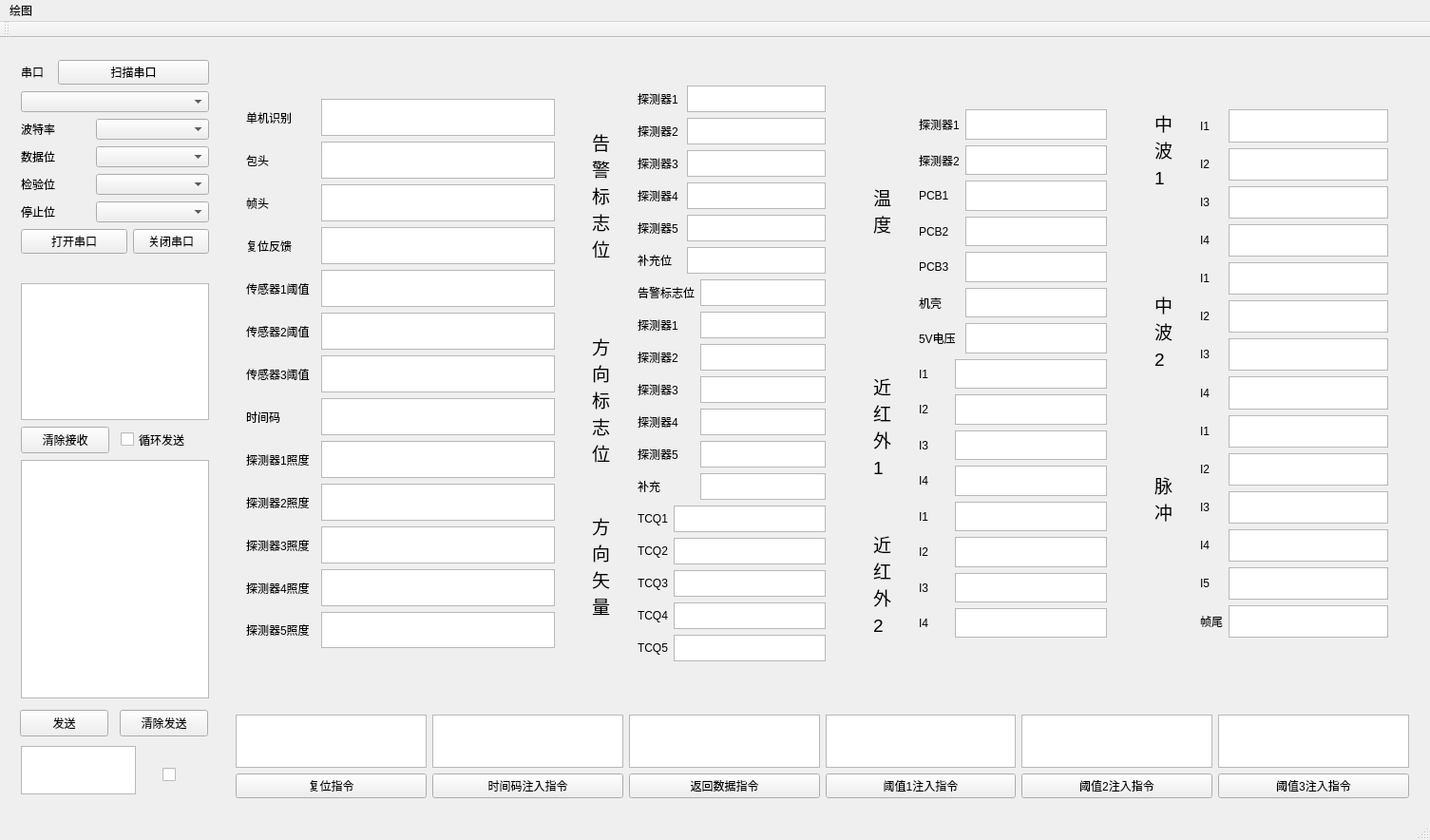
<?xml version="1.0" encoding="UTF-8"?>
<ui version="4.0">
 <class>MainWindow</class>
 <widget class="QMainWindow" name="MainWindow">
  <property name="geometry">
   <rect>
    <x>0</x>
    <y>0</y>
    <width>1505</width>
    <height>884</height>
   </rect>
  </property>
  <property name="maximumSize">
   <size>
    <width>16777215</width>
    <height>16777215</height>
   </size>
  </property>
  <property name="windowTitle">
   <string>MainWindow</string>
  </property>
  <widget class="QWidget" name="centralWidget">
   <layout class="QGridLayout" name="gridLayout_6">
    <item row="0" column="1" rowspan="2">
     <widget class="QWidget" name="dataDisplay" native="true">
      <property name="minimumSize">
       <size>
        <width>1200</width>
        <height>680</height>
       </size>
      </property>
      <property name="maximumSize">
       <size>
        <width>2000</width>
        <height>880</height>
       </size>
      </property>
      <layout class="QHBoxLayout" name="horizontalLayout_4">
       <item>
        <widget class="QWidget" name="widget_34" native="true">
         <property name="maximumSize">
          <size>
           <width>400</width>
           <height>600</height>
          </size>
         </property>
         <layout class="QGridLayout" name="gridLayout_3">
          <item row="0" column="0">
           <widget class="QLabel" name="label_7">
            <property name="text">
             <string>单机识别</string>
            </property>
           </widget>
          </item>
          <item row="1" column="0">
           <widget class="QLabel" name="label_8">
            <property name="text">
             <string>包头</string>
            </property>
           </widget>
          </item>
          <item row="1" column="2">
           <widget class="QTextBrowser" name="textBrowser_2"/>
          </item>
          <item row="2" column="0">
           <widget class="QLabel" name="label_9">
            <property name="text">
             <string>帧头</string>
            </property>
           </widget>
          </item>
          <item row="2" column="2">
           <widget class="QTextBrowser" name="textBrowser_3"/>
          </item>
          <item row="3" column="0">
           <widget class="QLabel" name="label_10">
            <property name="text">
             <string>复位反馈</string>
            </property>
           </widget>
          </item>
          <item row="3" column="2">
           <widget class="QTextBrowser" name="textBrowser_4"/>
          </item>
          <item row="4" column="0">
           <widget class="QLabel" name="label_11">
            <property name="text">
             <string>传感器1阈值</string>
            </property>
           </widget>
          </item>
          <item row="4" column="2">
           <widget class="QTextBrowser" name="textBrowser_5"/>
          </item>
          <item row="5" column="0">
           <widget class="QLabel" name="label_12">
            <property name="text">
             <string>传感器2阈值</string>
            </property>
           </widget>
          </item>
          <item row="5" column="2">
           <widget class="QTextBrowser" name="textBrowser_6"/>
          </item>
          <item row="6" column="0">
           <widget class="QLabel" name="label_13">
            <property name="text">
             <string>传感器3阈值</string>
            </property>
           </widget>
          </item>
          <item row="6" column="2">
           <widget class="QTextBrowser" name="textBrowser_7"/>
          </item>
          <item row="7" column="0">
           <widget class="QLabel" name="label_14">
            <property name="text">
             <string>时间码</string>
            </property>
           </widget>
          </item>
          <item row="7" column="2">
           <widget class="QTextBrowser" name="textBrowser_8"/>
          </item>
          <item row="8" column="0" colspan="2">
           <widget class="QLabel" name="label_15">
            <property name="text">
             <string>探测器1照度</string>
            </property>
           </widget>
          </item>
          <item row="8" column="2">
           <widget class="QTextBrowser" name="textBrowser_9"/>
          </item>
          <item row="9" column="0" colspan="2">
           <widget class="QLabel" name="label_16">
            <property name="text">
             <string>探测器2照度</string>
            </property>
           </widget>
          </item>
          <item row="9" column="2">
           <widget class="QTextBrowser" name="textBrowser_10"/>
          </item>
          <item row="10" column="0" colspan="2">
           <widget class="QLabel" name="label_17">
            <property name="text">
             <string>探测器3照度</string>
            </property>
           </widget>
          </item>
          <item row="10" column="2">
           <widget class="QTextBrowser" name="textBrowser_11"/>
          </item>
          <item row="11" column="0" colspan="2">
           <widget class="QLabel" name="label_18">
            <property name="text">
             <string>探测器4照度</string>
            </property>
           </widget>
          </item>
          <item row="11" column="2">
           <widget class="QTextBrowser" name="textBrowser_12"/>
          </item>
          <item row="12" column="0" colspan="2">
           <widget class="QLabel" name="label_20">
            <property name="text">
             <string>探测器5照度</string>
            </property>
           </widget>
          </item>
          <item row="12" column="2">
           <widget class="QTextBrowser" name="textBrowser_13"/>
          </item>
          <item row="0" column="2">
           <widget class="QTextBrowser" name="textBrowser"/>
          </item>
         </layout>
        </widget>
       </item>
       <item>
        <widget class="QWidget" name="widget_8" native="true">
         <property name="maximumSize">
          <size>
           <width>300</width>
           <height>650</height>
          </size>
         </property>
         <layout class="QHBoxLayout" name="horizontalLayout_3">
          <item>
           <widget class="QWidget" name="widget_7" native="true">
            <property name="minimumSize">
             <size>
              <width>0</width>
              <height>500</height>
             </size>
            </property>
            <property name="maximumSize">
             <size>
              <width>50</width>
              <height>600</height>
             </size>
            </property>
            <layout class="QVBoxLayout" name="verticalLayout_3">
             <item>
              <spacer name="verticalSpacer_8">
               <property name="orientation">
                <enum>Qt::Vertical</enum>
               </property>
               <property name="sizeHint" stdset="0">
                <size>
                 <width>20</width>
                 <height>36</height>
                </size>
               </property>
              </spacer>
             </item>
             <item>
              <widget class="QLabel" name="label_6">
               <property name="font">
                <font>
                 <family>Arial</family>
                 <pointsize>14</pointsize>
                </font>
               </property>
               <property name="text">
                <string>告警标志位</string>
               </property>
               <property name="textFormat">
                <enum>Qt::AutoText</enum>
               </property>
               <property name="alignment">
                <set>Qt::AlignLeading|Qt::AlignLeft|Qt::AlignTop</set>
               </property>
               <property name="wordWrap">
                <bool>true</bool>
               </property>
              </widget>
             </item>
             <item>
              <spacer name="verticalSpacer_5">
               <property name="orientation">
                <enum>Qt::Vertical</enum>
               </property>
               <property name="sizeHint" stdset="0">
                <size>
                 <width>20</width>
                 <height>74</height>
                </size>
               </property>
              </spacer>
             </item>
             <item>
              <widget class="QLabel" name="label_27">
               <property name="font">
                <font>
                 <family>Arial</family>
                 <pointsize>14</pointsize>
                </font>
               </property>
               <property name="text">
                <string>方向标志位</string>
               </property>
               <property name="textFormat">
                <enum>Qt::AutoText</enum>
               </property>
               <property name="alignment">
                <set>Qt::AlignLeading|Qt::AlignLeft|Qt::AlignTop</set>
               </property>
               <property name="wordWrap">
                <bool>true</bool>
               </property>
              </widget>
             </item>
             <item>
              <spacer name="verticalSpacer_6">
               <property name="orientation">
                <enum>Qt::Vertical</enum>
               </property>
               <property name="sizeHint" stdset="0">
                <size>
                 <width>20</width>
                 <height>47</height>
                </size>
               </property>
              </spacer>
             </item>
             <item>
              <widget class="QLabel" name="label_34">
               <property name="font">
                <font>
                 <family>Arial</family>
                 <pointsize>14</pointsize>
                </font>
               </property>
               <property name="text">
                <string>方向矢量</string>
               </property>
               <property name="textFormat">
                <enum>Qt::AutoText</enum>
               </property>
               <property name="alignment">
                <set>Qt::AlignLeading|Qt::AlignLeft|Qt::AlignTop</set>
               </property>
               <property name="wordWrap">
                <bool>true</bool>
               </property>
              </widget>
             </item>
             <item>
              <spacer name="verticalSpacer_7">
               <property name="orientation">
                <enum>Qt::Vertical</enum>
               </property>
               <property name="sizeHint" stdset="0">
                <size>
                 <width>20</width>
                 <height>35</height>
                </size>
               </property>
              </spacer>
             </item>
            </layout>
           </widget>
          </item>
          <item>
           <widget class="QWidget" name="widget_6" native="true">
            <property name="maximumSize">
             <size>
              <width>450</width>
              <height>750</height>
             </size>
            </property>
            <layout class="QGridLayout" name="gridLayout_2">
             <item row="0" column="0" colspan="2">
              <widget class="QLabel" name="label_19">
               <property name="text">
                <string>探测器1</string>
               </property>
              </widget>
             </item>
             <item row="0" column="2" colspan="2">
              <widget class="QTextBrowser" name="textBrowser_14"/>
             </item>
             <item row="1" column="0" colspan="2">
              <widget class="QLabel" name="label_21">
               <property name="text">
                <string>探测器2</string>
               </property>
              </widget>
             </item>
             <item row="1" column="2" colspan="2">
              <widget class="QTextBrowser" name="textBrowser_15"/>
             </item>
             <item row="2" column="0" colspan="2">
              <widget class="QLabel" name="label_22">
               <property name="text">
                <string>探测器3</string>
               </property>
              </widget>
             </item>
             <item row="2" column="2" colspan="2">
              <widget class="QTextBrowser" name="textBrowser_16"/>
             </item>
             <item row="3" column="0" colspan="2">
              <widget class="QLabel" name="label_23">
               <property name="text">
                <string>探测器4</string>
               </property>
              </widget>
             </item>
             <item row="3" column="2" colspan="2">
              <widget class="QTextBrowser" name="textBrowser_17"/>
             </item>
             <item row="4" column="0" colspan="2">
              <widget class="QLabel" name="label_24">
               <property name="text">
                <string>探测器5</string>
               </property>
              </widget>
             </item>
             <item row="4" column="2" colspan="2">
              <widget class="QTextBrowser" name="textBrowser_18"/>
             </item>
             <item row="5" column="0" colspan="2">
              <widget class="QLabel" name="label_25">
               <property name="text">
                <string>补充位</string>
               </property>
              </widget>
             </item>
             <item row="5" column="2" colspan="2">
              <widget class="QTextBrowser" name="textBrowser_19"/>
             </item>
             <item row="6" column="0" colspan="3">
              <widget class="QLabel" name="label_26">
               <property name="text">
                <string>告警标志位</string>
               </property>
              </widget>
             </item>
             <item row="6" column="3">
              <widget class="QTextBrowser" name="textBrowser_20"/>
             </item>
             <item row="7" column="0" colspan="2">
              <widget class="QLabel" name="label_28">
               <property name="text">
                <string>探测器1</string>
               </property>
              </widget>
             </item>
             <item row="7" column="3">
              <widget class="QTextBrowser" name="textBrowser_21"/>
             </item>
             <item row="8" column="0" colspan="2">
              <widget class="QLabel" name="label_29">
               <property name="text">
                <string>探测器2</string>
               </property>
              </widget>
             </item>
             <item row="8" column="3">
              <widget class="QTextBrowser" name="textBrowser_22"/>
             </item>
             <item row="9" column="0" colspan="2">
              <widget class="QLabel" name="label_32">
               <property name="text">
                <string>探测器3</string>
               </property>
              </widget>
             </item>
             <item row="9" column="3">
              <widget class="QTextBrowser" name="textBrowser_23"/>
             </item>
             <item row="10" column="0" colspan="2">
              <widget class="QLabel" name="label_33">
               <property name="text">
                <string>探测器4</string>
               </property>
              </widget>
             </item>
             <item row="10" column="3">
              <widget class="QTextBrowser" name="textBrowser_24"/>
             </item>
             <item row="11" column="0" colspan="2">
              <widget class="QLabel" name="label_30">
               <property name="text">
                <string>探测器5</string>
               </property>
              </widget>
             </item>
             <item row="11" column="3">
              <widget class="QTextBrowser" name="textBrowser_25"/>
             </item>
             <item row="12" column="0">
              <widget class="QLabel" name="label_31">
               <property name="text">
                <string>补充</string>
               </property>
              </widget>
             </item>
             <item row="12" column="3">
              <widget class="QTextBrowser" name="textBrowser_26"/>
             </item>
             <item row="13" column="0">
              <widget class="QLabel" name="label_37">
               <property name="text">
                <string>TCQ1</string>
               </property>
              </widget>
             </item>
             <item row="13" column="1" colspan="3">
              <widget class="QTextBrowser" name="textBrowser_27"/>
             </item>
             <item row="14" column="0">
              <widget class="QLabel" name="label_39">
               <property name="text">
                <string>TCQ2</string>
               </property>
              </widget>
             </item>
             <item row="14" column="1" colspan="3">
              <widget class="QTextBrowser" name="textBrowser_28"/>
             </item>
             <item row="15" column="0">
              <widget class="QLabel" name="label_35">
               <property name="text">
                <string>TCQ3</string>
               </property>
              </widget>
             </item>
             <item row="15" column="1" colspan="3">
              <widget class="QTextBrowser" name="textBrowser_29"/>
             </item>
             <item row="16" column="0">
              <widget class="QLabel" name="label_36">
               <property name="text">
                <string>TCQ4</string>
               </property>
              </widget>
             </item>
             <item row="16" column="1" colspan="3">
              <widget class="QTextBrowser" name="textBrowser_30"/>
             </item>
             <item row="17" column="0">
              <widget class="QLabel" name="label_38">
               <property name="text">
                <string>TCQ5</string>
               </property>
              </widget>
             </item>
             <item row="17" column="1" colspan="3">
              <widget class="QTextBrowser" name="textBrowser_31"/>
             </item>
            </layout>
           </widget>
          </item>
         </layout>
        </widget>
       </item>
       <item>
        <widget class="QWidget" name="widget_5" native="true">
         <property name="maximumSize">
          <size>
           <width>300</width>
           <height>600</height>
          </size>
         </property>
         <layout class="QHBoxLayout" name="horizontalLayout_2">
          <item>
           <widget class="QWidget" name="widget_4" native="true">
            <property name="minimumSize">
             <size>
              <width>0</width>
              <height>500</height>
             </size>
            </property>
            <property name="maximumSize">
             <size>
              <width>50</width>
              <height>600</height>
             </size>
            </property>
            <layout class="QVBoxLayout" name="verticalLayout">
             <item>
              <spacer name="verticalSpacer_9">
               <property name="orientation">
                <enum>Qt::Vertical</enum>
               </property>
               <property name="sizeHint" stdset="0">
                <size>
                 <width>20</width>
                 <height>91</height>
                </size>
               </property>
              </spacer>
             </item>
             <item>
              <widget class="QLabel" name="label_40">
               <property name="font">
                <font>
                 <family>Arial</family>
                 <pointsize>14</pointsize>
                </font>
               </property>
               <property name="text">
                <string>温度  </string>
               </property>
               <property name="textFormat">
                <enum>Qt::AutoText</enum>
               </property>
               <property name="alignment">
                <set>Qt::AlignLeading|Qt::AlignLeft|Qt::AlignTop</set>
               </property>
               <property name="wordWrap">
                <bool>true</bool>
               </property>
              </widget>
             </item>
             <item>
              <spacer name="verticalSpacer">
               <property name="orientation">
                <enum>Qt::Vertical</enum>
               </property>
               <property name="sizeHint" stdset="0">
                <size>
                 <width>20</width>
                 <height>150</height>
                </size>
               </property>
              </spacer>
             </item>
             <item>
              <widget class="QLabel" name="label_75">
               <property name="font">
                <font>
                 <family>Arial</family>
                 <pointsize>14</pointsize>
                </font>
               </property>
               <property name="text">
                <string>近红外1</string>
               </property>
               <property name="textFormat">
                <enum>Qt::AutoText</enum>
               </property>
               <property name="alignment">
                <set>Qt::AlignLeading|Qt::AlignLeft|Qt::AlignTop</set>
               </property>
               <property name="wordWrap">
                <bool>true</bool>
               </property>
              </widget>
             </item>
             <item>
              <spacer name="verticalSpacer_2">
               <property name="orientation">
                <enum>Qt::Vertical</enum>
               </property>
               <property name="sizeHint" stdset="0">
                <size>
                 <width>20</width>
                 <height>60</height>
                </size>
               </property>
              </spacer>
             </item>
             <item>
              <widget class="QLabel" name="label_87">
               <property name="font">
                <font>
                 <family>Arial</family>
                 <pointsize>14</pointsize>
                </font>
               </property>
               <property name="text">
                <string>近红外2</string>
               </property>
               <property name="textFormat">
                <enum>Qt::AutoText</enum>
               </property>
               <property name="alignment">
                <set>Qt::AlignLeading|Qt::AlignLeft|Qt::AlignTop</set>
               </property>
               <property name="wordWrap">
                <bool>true</bool>
               </property>
              </widget>
             </item>
            </layout>
           </widget>
          </item>
          <item>
           <widget class="QWidget" name="widget_3" native="true">
            <property name="maximumSize">
             <size>
              <width>450</width>
              <height>600</height>
             </size>
            </property>
            <layout class="QGridLayout" name="gridLayout_5">
             <item row="0" column="0" colspan="2">
              <widget class="QLabel" name="label_76">
               <property name="text">
                <string>探测器1</string>
               </property>
              </widget>
             </item>
             <item row="0" column="2">
              <widget class="QTextBrowser" name="textBrowser_32"/>
             </item>
             <item row="1" column="0" colspan="2">
              <widget class="QLabel" name="label_77">
               <property name="text">
                <string>探测器2</string>
               </property>
              </widget>
             </item>
             <item row="1" column="2">
              <widget class="QTextBrowser" name="textBrowser_33"/>
             </item>
             <item row="2" column="0">
              <widget class="QLabel" name="label_80">
               <property name="text">
                <string>PCB1</string>
               </property>
              </widget>
             </item>
             <item row="2" column="2">
              <widget class="QTextBrowser" name="textBrowser_34"/>
             </item>
             <item row="3" column="0">
              <widget class="QLabel" name="label_81">
               <property name="text">
                <string>PCB2</string>
               </property>
              </widget>
             </item>
             <item row="3" column="2">
              <widget class="QTextBrowser" name="textBrowser_35"/>
             </item>
             <item row="4" column="0">
              <widget class="QLabel" name="label_78">
               <property name="text">
                <string>PCB3</string>
               </property>
              </widget>
             </item>
             <item row="4" column="2">
              <widget class="QTextBrowser" name="textBrowser_36"/>
             </item>
             <item row="5" column="0">
              <widget class="QLabel" name="label_79">
               <property name="text">
                <string>机壳</string>
               </property>
              </widget>
             </item>
             <item row="5" column="2">
              <widget class="QTextBrowser" name="textBrowser_37"/>
             </item>
             <item row="6" column="0" colspan="2">
              <widget class="QLabel" name="label_82">
               <property name="text">
                <string>5V电压</string>
               </property>
              </widget>
             </item>
             <item row="6" column="2">
              <widget class="QTextBrowser" name="textBrowser_38"/>
             </item>
             <item row="7" column="0">
              <widget class="QLabel" name="label_88">
               <property name="text">
                <string>I1</string>
               </property>
              </widget>
             </item>
             <item row="7" column="1" colspan="2">
              <widget class="QTextBrowser" name="textBrowser_39"/>
             </item>
             <item row="8" column="0">
              <widget class="QLabel" name="label_89">
               <property name="text">
                <string>I2</string>
               </property>
              </widget>
             </item>
             <item row="8" column="1" colspan="2">
              <widget class="QTextBrowser" name="textBrowser_40"/>
             </item>
             <item row="9" column="0">
              <widget class="QLabel" name="label_90">
               <property name="text">
                <string>I3</string>
               </property>
              </widget>
             </item>
             <item row="9" column="1" colspan="2">
              <widget class="QTextBrowser" name="textBrowser_41"/>
             </item>
             <item row="10" column="0">
              <widget class="QLabel" name="label_91">
               <property name="text">
                <string>I4</string>
               </property>
              </widget>
             </item>
             <item row="10" column="1" colspan="2">
              <widget class="QTextBrowser" name="textBrowser_42"/>
             </item>
             <item row="11" column="0">
              <widget class="QLabel" name="label_83">
               <property name="text">
                <string>I1</string>
               </property>
              </widget>
             </item>
             <item row="11" column="1" colspan="2">
              <widget class="QTextBrowser" name="textBrowser_43"/>
             </item>
             <item row="12" column="0">
              <widget class="QLabel" name="label_84">
               <property name="text">
                <string>I2</string>
               </property>
              </widget>
             </item>
             <item row="12" column="1" colspan="2">
              <widget class="QTextBrowser" name="textBrowser_44"/>
             </item>
             <item row="13" column="0">
              <widget class="QLabel" name="label_85">
               <property name="text">
                <string>I3</string>
               </property>
              </widget>
             </item>
             <item row="13" column="1" colspan="2">
              <widget class="QTextBrowser" name="textBrowser_45"/>
             </item>
             <item row="14" column="0">
              <widget class="QLabel" name="label_86">
               <property name="text">
                <string>I4</string>
               </property>
              </widget>
             </item>
             <item row="14" column="1" colspan="2">
              <widget class="QTextBrowser" name="textBrowser_46"/>
             </item>
            </layout>
           </widget>
          </item>
         </layout>
        </widget>
       </item>
       <item>
        <widget class="QWidget" name="widget_2" native="true">
         <property name="maximumSize">
          <size>
           <width>300</width>
           <height>600</height>
          </size>
         </property>
         <layout class="QHBoxLayout" name="horizontalLayout">
          <item>
           <widget class="QWidget" name="widget" native="true">
            <property name="minimumSize">
             <size>
              <width>0</width>
              <height>500</height>
             </size>
            </property>
            <property name="maximumSize">
             <size>
              <width>50</width>
              <height>600</height>
             </size>
            </property>
            <layout class="QVBoxLayout" name="verticalLayout_2">
             <item>
              <widget class="QLabel" name="label_130">
               <property name="font">
                <font>
                 <family>Arial</family>
                 <pointsize>14</pointsize>
                </font>
               </property>
               <property name="text">
                <string>中波1</string>
               </property>
               <property name="textFormat">
                <enum>Qt::AutoText</enum>
               </property>
               <property name="alignment">
                <set>Qt::AlignLeading|Qt::AlignLeft|Qt::AlignTop</set>
               </property>
               <property name="wordWrap">
                <bool>true</bool>
               </property>
              </widget>
             </item>
             <item>
              <spacer name="verticalSpacer_3">
               <property name="orientation">
                <enum>Qt::Vertical</enum>
               </property>
               <property name="sizeHint" stdset="0">
                <size>
                 <width>20</width>
                 <height>77</height>
                </size>
               </property>
              </spacer>
             </item>
             <item>
              <widget class="QLabel" name="label_135">
               <property name="font">
                <font>
                 <family>Arial</family>
                 <pointsize>14</pointsize>
                </font>
               </property>
               <property name="text">
                <string>中波2</string>
               </property>
               <property name="textFormat">
                <enum>Qt::AutoText</enum>
               </property>
               <property name="alignment">
                <set>Qt::AlignLeading|Qt::AlignLeft|Qt::AlignTop</set>
               </property>
               <property name="wordWrap">
                <bool>true</bool>
               </property>
              </widget>
             </item>
             <item>
              <spacer name="verticalSpacer_4">
               <property name="orientation">
                <enum>Qt::Vertical</enum>
               </property>
               <property name="sizeHint" stdset="0">
                <size>
                 <width>20</width>
                 <height>77</height>
                </size>
               </property>
              </spacer>
             </item>
             <item>
              <widget class="QLabel" name="label_142">
               <property name="font">
                <font>
                 <family>Arial</family>
                 <pointsize>14</pointsize>
                </font>
               </property>
               <property name="text">
                <string>脉冲</string>
               </property>
               <property name="textFormat">
                <enum>Qt::AutoText</enum>
               </property>
               <property name="alignment">
                <set>Qt::AlignLeading|Qt::AlignLeft|Qt::AlignTop</set>
               </property>
               <property name="wordWrap">
                <bool>true</bool>
               </property>
              </widget>
             </item>
             <item>
              <spacer name="verticalSpacer_10">
               <property name="orientation">
                <enum>Qt::Vertical</enum>
               </property>
               <property name="sizeHint" stdset="0">
                <size>
                 <width>20</width>
                 <height>118</height>
                </size>
               </property>
              </spacer>
             </item>
            </layout>
           </widget>
          </item>
          <item>
           <widget class="QWidget" name="widget_16" native="true">
            <property name="maximumSize">
             <size>
              <width>450</width>
              <height>600</height>
             </size>
            </property>
            <layout class="QGridLayout" name="gridLayout">
             <item row="3" column="1">
              <widget class="QTextBrowser" name="textBrowser_50"/>
             </item>
             <item row="11" column="0">
              <widget class="QLabel" name="label_63">
               <property name="text">
                <string>I4</string>
               </property>
              </widget>
             </item>
             <item row="13" column="0">
              <widget class="QLabel" name="label_66">
               <property name="text">
                <string>帧尾</string>
               </property>
              </widget>
             </item>
             <item row="9" column="1">
              <widget class="QTextBrowser" name="textBrowser_56"/>
             </item>
             <item row="0" column="1">
              <widget class="QTextBrowser" name="textBrowser_47"/>
             </item>
             <item row="5" column="1">
              <widget class="QTextBrowser" name="textBrowser_52"/>
             </item>
             <item row="6" column="1">
              <widget class="QTextBrowser" name="textBrowser_53"/>
             </item>
             <item row="10" column="1">
              <widget class="QTextBrowser" name="textBrowser_57"/>
             </item>
             <item row="2" column="1">
              <widget class="QTextBrowser" name="textBrowser_49"/>
             </item>
             <item row="7" column="1">
              <widget class="QTextBrowser" name="textBrowser_54"/>
             </item>
             <item row="12" column="1">
              <widget class="QTextBrowser" name="textBrowser_59"/>
             </item>
             <item row="5" column="0">
              <widget class="QLabel" name="label_59">
               <property name="text">
                <string>I2</string>
               </property>
              </widget>
             </item>
             <item row="6" column="0">
              <widget class="QLabel" name="label_60">
               <property name="text">
                <string>I3</string>
               </property>
              </widget>
             </item>
             <item row="8" column="0">
              <widget class="QLabel" name="label_62">
               <property name="text">
                <string>I1</string>
               </property>
              </widget>
             </item>
             <item row="9" column="0">
              <widget class="QLabel" name="label_64">
               <property name="text">
                <string>I2</string>
               </property>
              </widget>
             </item>
             <item row="3" column="0">
              <widget class="QLabel" name="label_74">
               <property name="text">
                <string>I4</string>
               </property>
              </widget>
             </item>
             <item row="1" column="1">
              <widget class="QTextBrowser" name="textBrowser_48"/>
             </item>
             <item row="1" column="0">
              <widget class="QLabel" name="label_72">
               <property name="text">
                <string>I2</string>
               </property>
              </widget>
             </item>
             <item row="7" column="0">
              <widget class="QLabel" name="label_58">
               <property name="text">
                <string>I4</string>
               </property>
              </widget>
             </item>
             <item row="2" column="0">
              <widget class="QLabel" name="label_73">
               <property name="text">
                <string>I3</string>
               </property>
              </widget>
             </item>
             <item row="12" column="0">
              <widget class="QLabel" name="label_67">
               <property name="text">
                <string>I5</string>
               </property>
              </widget>
             </item>
             <item row="4" column="1">
              <widget class="QTextBrowser" name="textBrowser_51"/>
             </item>
             <item row="13" column="1">
              <widget class="QTextBrowser" name="textBrowser_60"/>
             </item>
             <item row="8" column="1">
              <widget class="QTextBrowser" name="textBrowser_55"/>
             </item>
             <item row="11" column="1">
              <widget class="QTextBrowser" name="textBrowser_58"/>
             </item>
             <item row="4" column="0">
              <widget class="QLabel" name="label_57">
               <property name="text">
                <string>I1</string>
               </property>
              </widget>
             </item>
             <item row="10" column="0">
              <widget class="QLabel" name="label_65">
               <property name="text">
                <string>I3</string>
               </property>
              </widget>
             </item>
             <item row="0" column="0">
              <widget class="QLabel" name="label_71">
               <property name="text">
                <string>I1</string>
               </property>
              </widget>
             </item>
            </layout>
           </widget>
          </item>
         </layout>
        </widget>
       </item>
      </layout>
     </widget>
    </item>
    <item row="2" column="1">
     <widget class="QWidget" name="widget_9" native="true">
      <property name="maximumSize">
       <size>
        <width>16777215</width>
        <height>110</height>
       </size>
      </property>
      <layout class="QGridLayout" name="gridLayout_7">
       <item row="0" column="0">
        <widget class="QTextEdit" name="textRST"/>
       </item>
       <item row="0" column="1">
        <widget class="QTextEdit" name="textTime"/>
       </item>
       <item row="0" column="2">
        <widget class="QTextEdit" name="textSend"/>
       </item>
       <item row="0" column="3">
        <widget class="QTextEdit" name="textTH1"/>
       </item>
       <item row="0" column="4">
        <widget class="QTextEdit" name="textTH2"/>
       </item>
       <item row="0" column="5">
        <widget class="QTextEdit" name="textTH3"/>
       </item>
       <item row="1" column="0">
        <widget class="QPushButton" name="btnRST">
         <property name="text">
          <string>复位指令</string>
         </property>
        </widget>
       </item>
       <item row="1" column="1">
        <widget class="QPushButton" name="btnTime">
         <property name="text">
          <string>时间码注入指令</string>
         </property>
        </widget>
       </item>
       <item row="1" column="2">
        <widget class="QPushButton" name="btnSend">
         <property name="text">
          <string>返回数据指令</string>
         </property>
        </widget>
       </item>
       <item row="1" column="3">
        <widget class="QPushButton" name="btnTH1">
         <property name="text">
          <string>阈值1注入指令</string>
         </property>
        </widget>
       </item>
       <item row="1" column="4">
        <widget class="QPushButton" name="btnTH2">
         <property name="text">
          <string>阈值2注入指令</string>
         </property>
        </widget>
       </item>
       <item row="1" column="5">
        <widget class="QPushButton" name="btnTH3">
         <property name="text">
          <string>阈值3注入指令</string>
         </property>
        </widget>
       </item>
      </layout>
     </widget>
    </item>
    <item row="0" column="0">
     <widget class="QWidget" name="widget_33" native="true">
      <property name="minimumSize">
       <size>
        <width>220</width>
        <height>230</height>
       </size>
      </property>
      <property name="maximumSize">
       <size>
        <width>220</width>
        <height>230</height>
       </size>
      </property>
      <layout class="QGridLayout" name="gridLayout_4">
       <item row="0" column="0">
        <widget class="QLabel" name="label">
         <property name="text">
          <string>串口</string>
         </property>
        </widget>
       </item>
       <item row="0" column="1" colspan="3">
        <widget class="QPushButton" name="ButtonScanCom">
         <property name="text">
          <string>扫描串口</string>
         </property>
        </widget>
       </item>
       <item row="2" column="0" colspan="2">
        <widget class="QLabel" name="label_2">
         <property name="text">
          <string>波特率</string>
         </property>
        </widget>
       </item>
       <item row="2" column="2" colspan="2">
        <widget class="QComboBox" name="comboBoxBaud"/>
       </item>
       <item row="3" column="0" colspan="2">
        <widget class="QLabel" name="label_4">
         <property name="text">
          <string>数据位</string>
         </property>
        </widget>
       </item>
       <item row="3" column="2" colspan="2">
        <widget class="QComboBox" name="comboBoxDatabits"/>
       </item>
       <item row="4" column="0" colspan="2">
        <widget class="QLabel" name="label_3">
         <property name="text">
          <string>检验位</string>
         </property>
        </widget>
       </item>
       <item row="4" column="2" colspan="2">
        <widget class="QComboBox" name="comboBoxParity"/>
       </item>
       <item row="5" column="0" colspan="2">
        <widget class="QLabel" name="label_5">
         <property name="text">
          <string>停止位</string>
         </property>
        </widget>
       </item>
       <item row="5" column="2" colspan="2">
        <widget class="QComboBox" name="comboBoxStopbits"/>
       </item>
       <item row="6" column="0" colspan="3">
        <widget class="QPushButton" name="ButtonOpenCom">
         <property name="text">
          <string>打开串口</string>
         </property>
        </widget>
       </item>
       <item row="6" column="3">
        <widget class="QPushButton" name="ButtonCloseCom">
         <property name="text">
          <string>关闭串口</string>
         </property>
        </widget>
       </item>
       <item row="1" column="0" colspan="4">
        <widget class="QComboBox" name="comboBoxCom">
         <property name="minimumSize">
          <size>
           <width>110</width>
           <height>0</height>
          </size>
         </property>
        </widget>
       </item>
      </layout>
     </widget>
    </item>
    <item row="1" column="0" rowspan="2">
     <widget class="QWidget" name="RemoteCommand" native="true">
      <property name="minimumSize">
       <size>
        <width>220</width>
        <height>430</height>
       </size>
      </property>
      <property name="maximumSize">
       <size>
        <width>220</width>
        <height>700</height>
       </size>
      </property>
      <widget class="QTextBrowser" name="textBrowserRec">
       <property name="geometry">
        <rect>
         <x>11</x>
         <y>11</y>
         <width>198</width>
         <height>144</height>
        </rect>
       </property>
      </widget>
      <widget class="QTextEdit" name="textEditSend">
       <property name="geometry">
        <rect>
         <x>11</x>
         <y>197</y>
         <width>198</width>
         <height>251</height>
        </rect>
       </property>
      </widget>
      <widget class="QPushButton" name="ButtonSend">
       <property name="geometry">
        <rect>
         <x>10</x>
         <y>460</y>
         <width>93</width>
         <height>28</height>
        </rect>
       </property>
       <property name="text">
        <string>发送</string>
       </property>
      </widget>
      <widget class="QPushButton" name="ButtonClearSend">
       <property name="geometry">
        <rect>
         <x>115</x>
         <y>460</y>
         <width>93</width>
         <height>28</height>
        </rect>
       </property>
       <property name="text">
        <string>清除发送</string>
       </property>
      </widget>
      <widget class="QPushButton" name="ButtonClearRec">
       <property name="geometry">
        <rect>
         <x>11</x>
         <y>162</y>
         <width>93</width>
         <height>28</height>
        </rect>
       </property>
       <property name="text">
        <string>清除接收</string>
       </property>
      </widget>
      <widget class="QCheckBox" name="checkBoxTimer">
       <property name="geometry">
        <rect>
         <x>116</x>
         <y>166</y>
         <width>87</width>
         <height>19</height>
        </rect>
       </property>
       <property name="text">
        <string>循环发送</string>
       </property>
      </widget>
      <widget class="QTextEdit" name="textSave">
       <property name="geometry">
        <rect>
         <x>11</x>
         <y>498</y>
         <width>121</width>
         <height>51</height>
        </rect>
       </property>
      </widget>
      <widget class="QCheckBox" name="checkBox">
       <property name="geometry">
        <rect>
         <x>160</x>
         <y>520</y>
         <width>16</width>
         <height>16</height>
        </rect>
       </property>
       <property name="text">
        <string/>
       </property>
      </widget>
     </widget>
    </item>
   </layout>
  </widget>
  <widget class="QMenuBar" name="menuBar">
   <property name="geometry">
    <rect>
     <x>0</x>
     <y>0</y>
     <width>1505</width>
     <height>26</height>
    </rect>
   </property>
   <widget class="QMenu" name="menuChart">
    <property name="title">
     <string>绘图</string>
    </property>
    <addaction name="ChartAction"/>
   </widget>
   <addaction name="menuChart"/>
  </widget>
  <widget class="QToolBar" name="mainToolBar">
   <attribute name="toolBarArea">
    <enum>TopToolBarArea</enum>
   </attribute>
   <attribute name="toolBarBreak">
    <bool>false</bool>
   </attribute>
  </widget>
  <widget class="QStatusBar" name="statusBar"/>
  <action name="ChartAction">
   <property name="text">
    <string>打开绘图窗口</string>
   </property>
  </action>
 </widget>
 <layoutdefault spacing="6" margin="11"/>
 <resources/>
 <connections/>
</ui>
